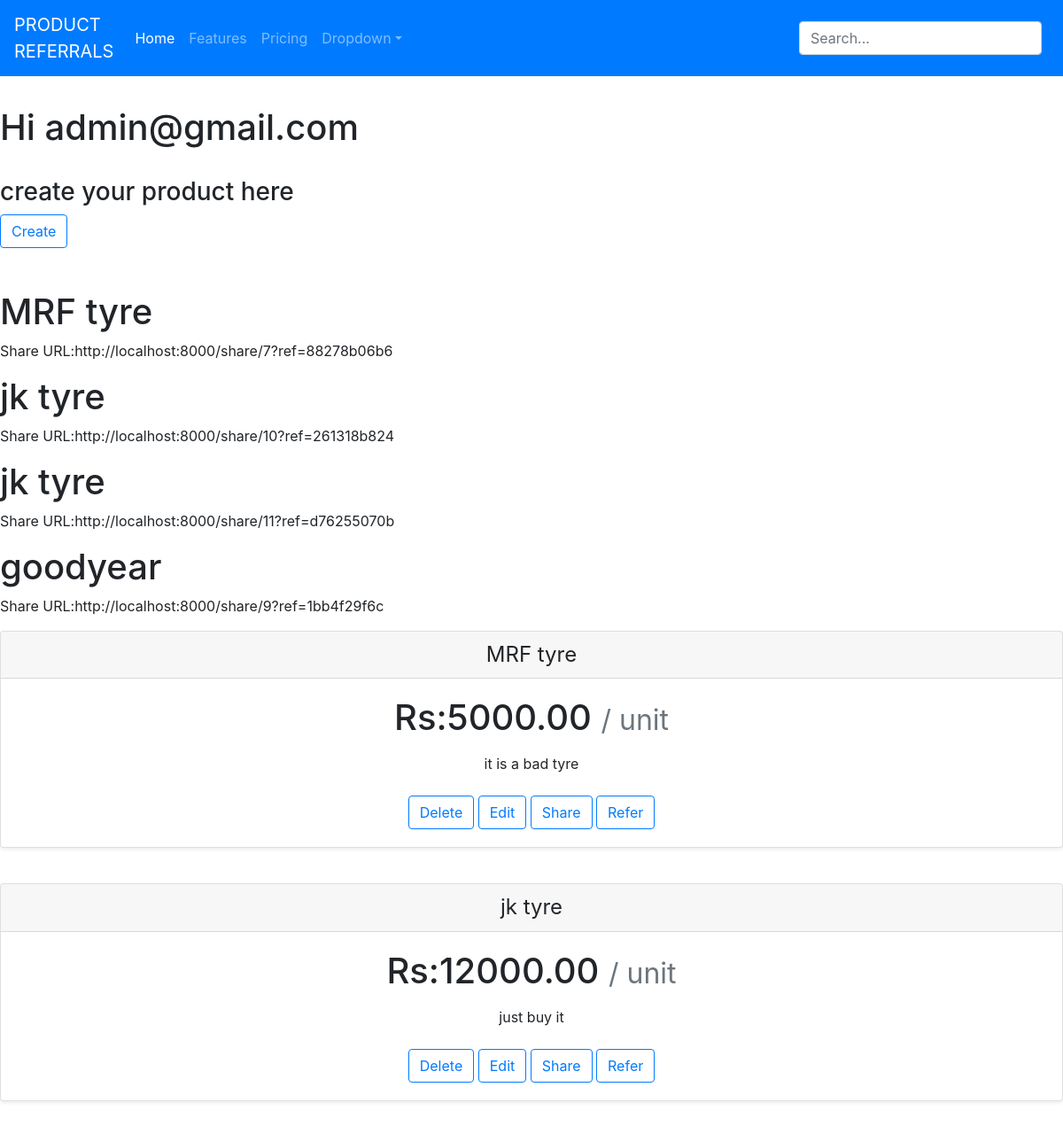
The app's page /accounts/profile/ (signed in) with its own data.
### accounts/models.py (models this page shows, shortened)
class User(AbstractUser):
    username = None
    email = models.EmailField(_('Email Address'), unique=True)
    is_confirmed = models.BooleanField(default=False)
    USERNAME_FIELD = 'email'
    REQUIRED_FIELDS = []
    objects = UserManager()
    class Meta:
        db_table = 'auth_user'

### referrals/models.py (models this page shows, shortened)
class Refer(models.Model):
    invited = models.ForeignKey(User, related_name='invited', null=True, on_delete=models.CASCADE)
    inviter = models.ForeignKey(User, related_name='inviter', null=True, on_delete=models.CASCADE)
    product = models.ForeignKey(Product, related_name="product", on_delete=models.CASCADE)
    ref_id = models.CharField(max_length=120, default='ABC', unique=True)
    ip_address = models.CharField(max_length=120, default='ABC')
    timestamp = models.DateTimeField(auto_now_add=True)
    updated = models.DateTimeField(auto_now=True)

### products/models.py (models this page shows, shortened)
class Product(models.Model):
    owner = models.ForeignKey(User, on_delete=models.CASCADE)
    name = models.CharField(max_length=120, null=False)
    description = models.TextField(null=True)
    price = models.DecimalField(max_digits=14, decimal_places=2)
    class Meta:
        verbose_name = 'Product'

### accounts/views.py (the view)
# urls.py: path('profile/', profile, name='profile'),
@login_required
def profile(request):
    products = Product.objects.filter(owner=request.user)
    refers = Refer.objects.filter(inviter=request.user)
    for refer in refers:
        print(refer.product.name)
        print(refer.product.price)
    context = {
        'products': products,
        'refers': refers,
        'user': request.user.email
    }
    return render(request, template_name="registration/profile.html", context=context)

### templates/registration/profile.html (shortened to what this page needs)
{% extends 'base.html' %}
{% block body %}
<br><br>
  <h1 color="primary"> Hi {{ user }}</h1><br>
  <h3>create your product here</h3>
  <a href="{% url 'products:create_product' %}">
    <button class="btn btn-outline-primary" type="button">Create</button>
  </a><br><br><br>
  {% for refer in refers %}
  <h1> {{ refer.product.name }}  </h1>
  <p>Share URL:http://localhost:8000/share/{{refer.product.id}}?ref={{refer.ref_id}}</p>
  {% endfor %}
  {% for product in products %}
<div class="card-deck mb-3 text-center">
    <div class="card mb-4 shadow-sm">
      <div class="card-header">
        <h4 class="my-0 font-weight-normal">{{ product.name }}</h4>
      </div>
      <div class="card-body">
        <h1 class="card-title pricing-card-title"> Rs:{{ product.price}} <small class="text-muted">/ unit</small></h1>
        <ul class="list-unstyled mt-3 mb-4">
          <li> {{ product.description }}</li>
        </ul>
            <span><a href="{% url 'products:delete_product' product.id %}">
          <button class="btn btn-outline-primary" type="button">Delete</button>
        </a></span>
        <span><a href="{% url 'products:edit_product' product.id %}">
        <button class="btn btn-outline-primary" type="button">Edit</button>
        </a></span>
        <span><a href="{% url 'accounts:profile' %}">
      <button class="btn btn-outline-primary" type="button">Share</button>
    </a></span>
    <span>   <a href="{% url 'referrals:refer-product' product.id %}">
        <button class="btn btn-outline-primary" type="submit">Refer</button>
      </a></span>
        </div>
      </div>
    </div>
  {% endfor %}
{% endblock body %}

### records on screen
Refer: product.name "MRF tyre", product.id "7", ref_id "88278b06b6"
Refer: product.name "jk tyre", product.id "10", ref_id "261318b824"
Refer: product.name "jk tyre", product.id "11", ref_id "d76255070b"
Refer: product.name "goodyear", product.id "9", ref_id "1bb4f29f6c"
Product: name "MRF tyre", price "5000.00", description "it is a bad tyre"
Product: name "jk tyre", price "12000.00", description "just buy it"

### other values on screen
{{ user }} "admin@gmail.com"
